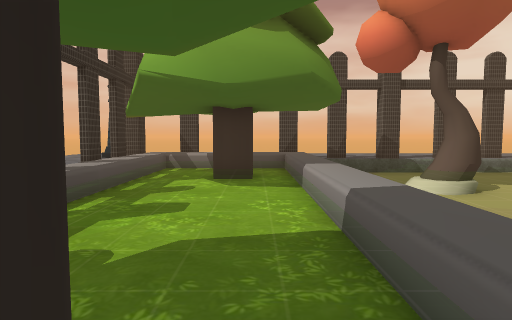
[1] (above)

24 first-person views from a walk through a 3-D level made in the Unity game engine. The camera is 1.3 m above the floor, tilts 4° down and sees 75° across. Doors are open. The floor is counted in squares, 1.5 m on a side. Each view is taken from the middle of a square. On the plan, view 1 faces up. The plan holds only what a view shows up to about 12 squares ahead; the rest is blank. The place goes on beyond the plan. The player is left out. Some surface patterns are stand-ins.

[2]
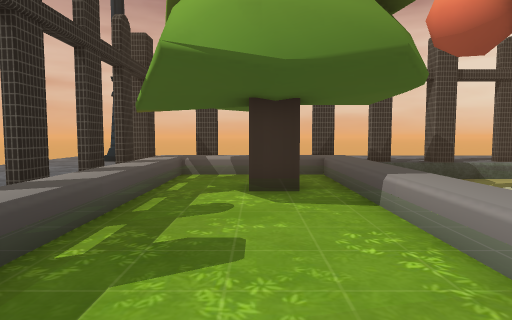

[3]
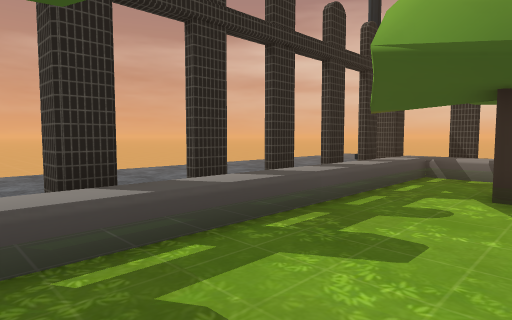

[4]
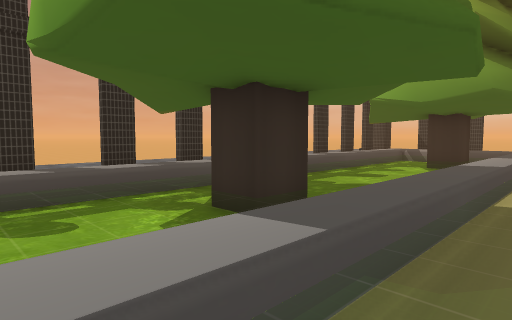

[5]
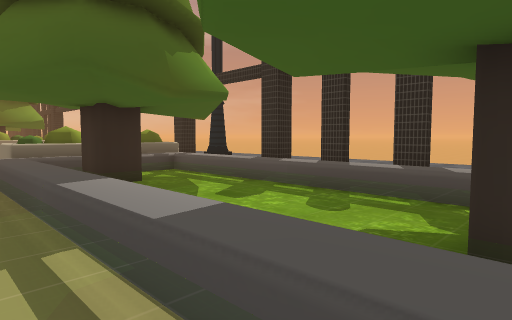

[6]
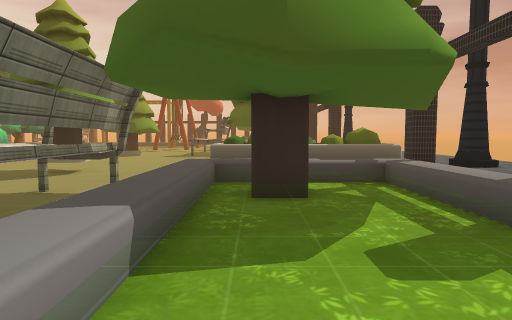

[7]
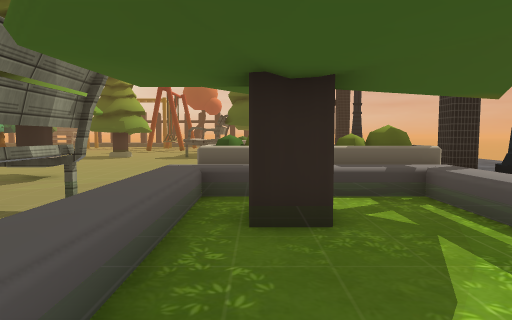

[8]
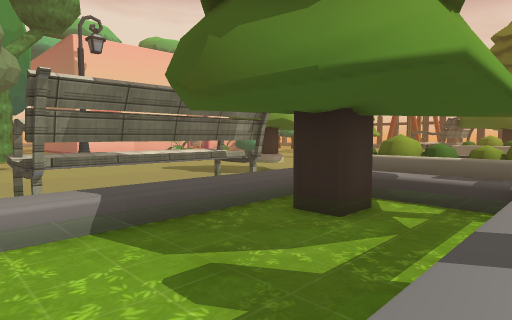

[9]
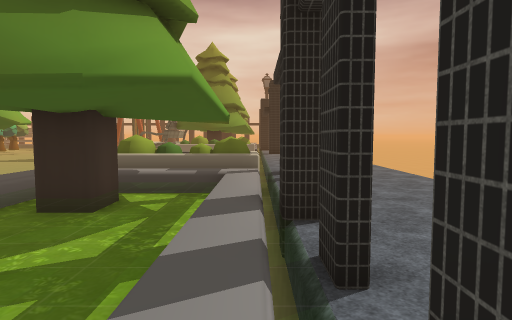

[10]
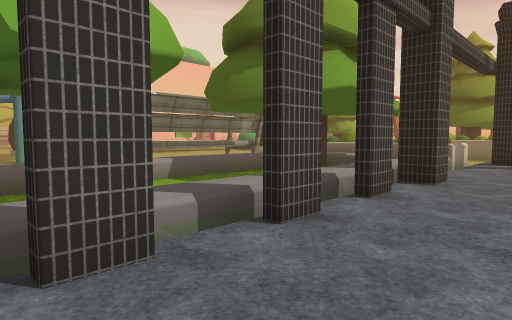

[11]
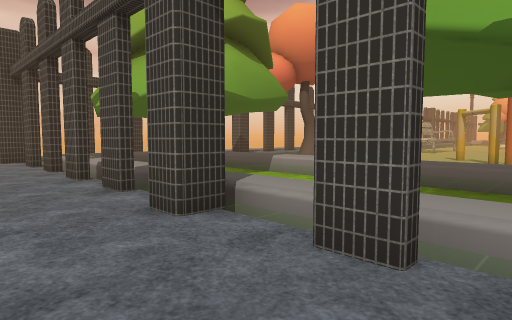

[12]
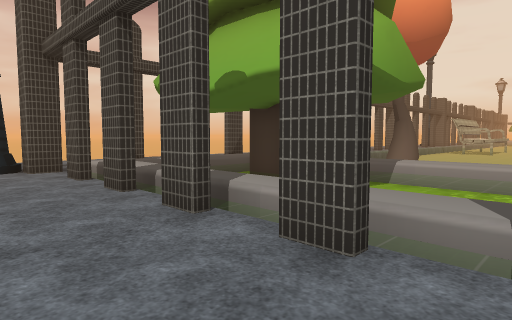

[13]
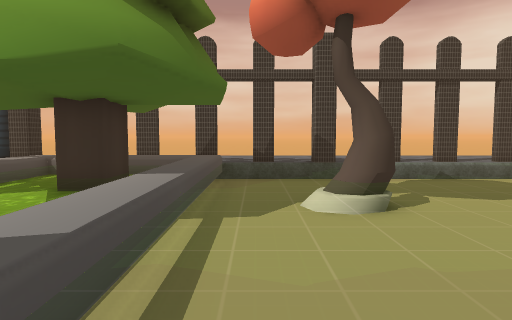

[14]
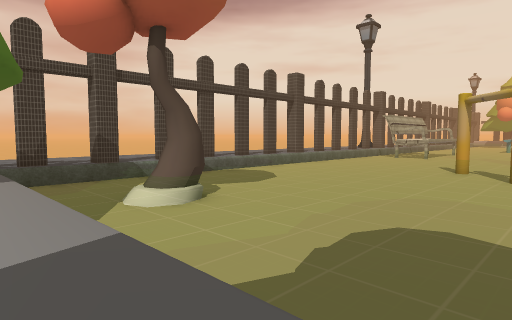

[15]
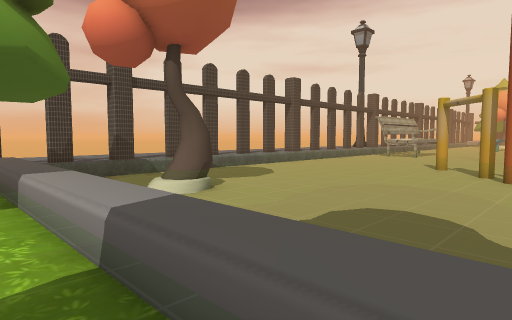

[16]
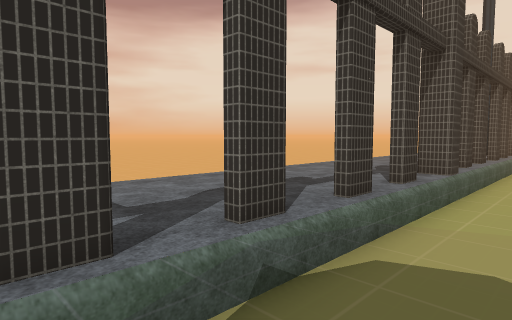

[17]
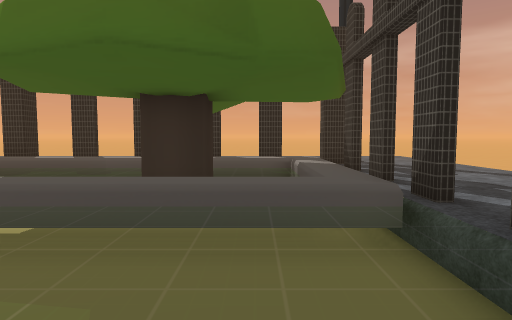

[18]
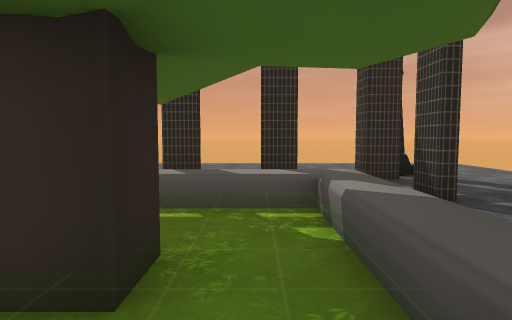

[19]
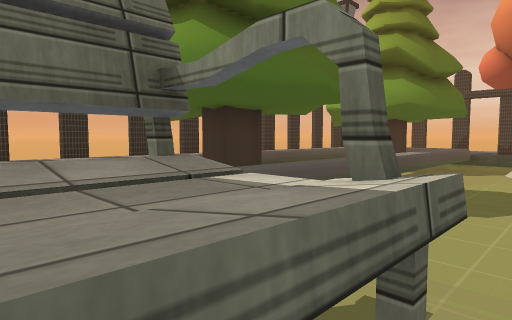

[20]
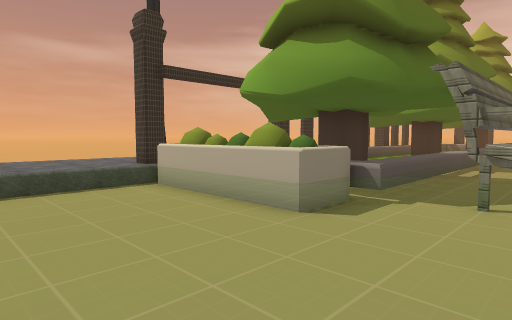

[21]
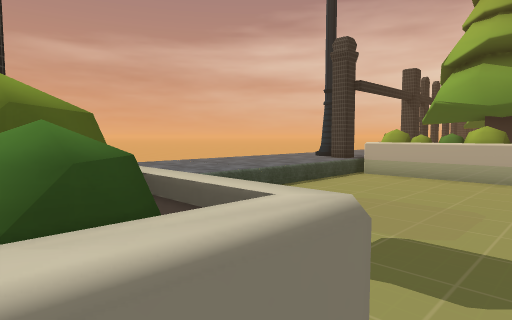

[22]
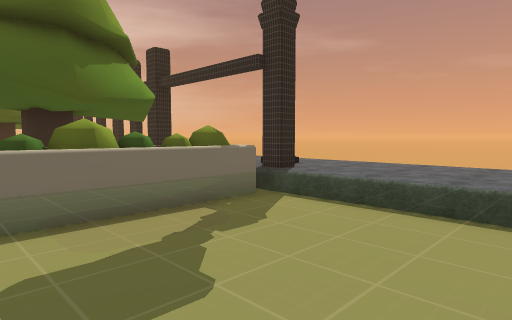

[23]
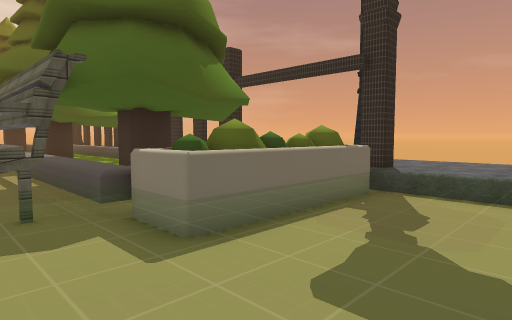

[24]
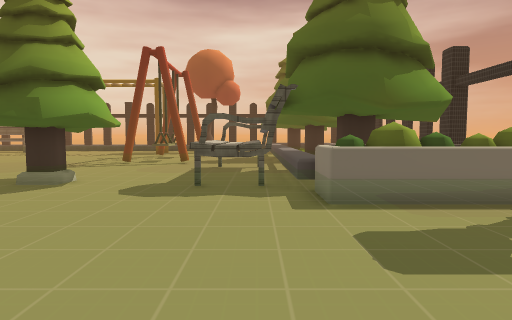

### Floor plan
Key: @ floor where view 1 was taken; # wall or solid block; x gap in a wall; . floor; / step, stairs or slope; = window, fence, low wall or low ledge; ^ raised ledge; O other object.
Columns run from 7 left of view 1 to 18 right of it. Each row starts with its distance up from view 1.
 14 .##./././...x.##########
 13 ..x///////................
 12 ..////////
 11 ...//...//   ..
 10 ..#//.##//
  9 ...#/.##// .#
  8 ..#//...// ..
  7 ...//...//
  6 ..#//...//
  5 ...//...//
  4 ..///...//
  3 ..///...//         ==O
  2 ...//...//.
  1 ..#//...//
  0 . .#/.#@//.
 -1 ..#//...//
 -2 ...//...//
 -3 ..#//...//
 -4 ...//...//....
 -5 ..#//...///^^.
 -6  ..//...// =^.
 -7 ..#//...// =^.
 -8 ...//.##//.=^.
 -9 .../ .##// =^.
-10 ...//...// ^^.
-11 ...#^^==^/
-12 x########
-13 ..#^#^^#^
-14 ....
-15 ....
-16 ....
-17 ....      .
-18 ....     .  .
-19 ....
-20 ....       .
-21 ....
-22 ....
-23 ....
-24 ..#^#^^#^
-25 x########.
-26        =O/=
-27         //#^^  ===
-28         //#^    =
-29       ##//      =

Positions as (right, up) in squares from view 1, and headings:
1: (0, 0), facing up
2: (-1, 2), facing up
3: (0, 2), facing up-left
4: (3, -4), facing up-left
5: (3, 0), facing down-left
6: (0, -2), facing down
7: (0, -4), facing down
8: (-4, -3), facing down-right
9: (-4, -2), facing down
10: (-7, 0), facing down-right
11: (-7, 0), facing up-right
12: (-7, 4), facing up-right
13: (3, 2), facing up
14: (1, 2), facing up-right
15: (0, 1), facing up-right
16: (7, 11), facing up-right
17: (6, 11), facing left
18: (2, 11), facing left
19: (6, -6), facing up-left
20: (5, -18), facing up-left
21: (2, -25), facing up-left
22: (2, -18), facing down-left
23: (4, -20), facing down-left
24: (3, -17), facing down
